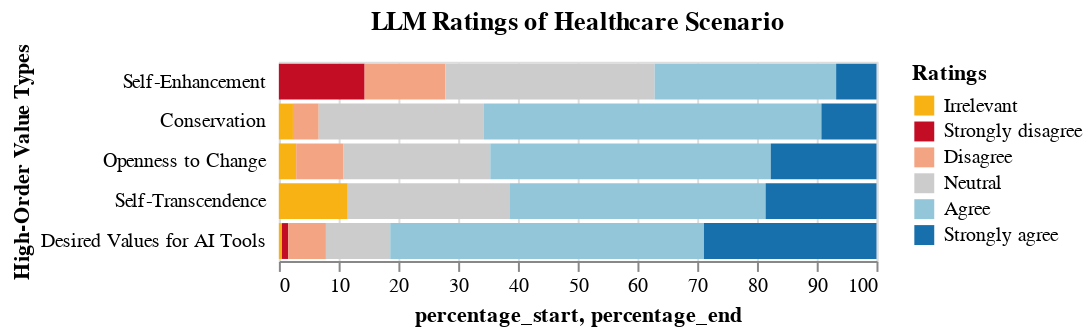

The notebook cell this image was saved under:
### Markdown cell above
### Model Plots

### Code cell
llm_s1_source = value_content_count_plot_data(llm_structured_data_s1)
plot = plot_value_content(llm_s1_source, figure_title="LLM Ratings of Healthcare Scenario", legend_title="Ratings",  y_axis_title="High-Order Value Types")
plot
plot

### Figure 1 — Vega-Lite specification as saved in the notebook (floating-point values rounded to 4 significant figures)
{"config": {"view": {"continuousWidth": 300, "continuousHeight": 300}}, "data": {"name": "data-cc8de140c257beafd267231e69e5e409"}, "mark": {"type": "bar"}, "encoding": {"color": {"field": "type", "scale": {"domain": ["Irrelevant", "Strongly disagree", "Disagree", "Neutral", "Agree", "Strongly agree"], "range": ["#F8B214", "#c30d24", "#f3a583", "#cccccc", "#94c6da", "#1770ab"]}, "title": "Ratings", "type": "nominal"}, "x": {"axis": {"title": "percentage_start, percentage_end"}, "field": "percentage_start", "type": "quantitative"}, "x2": {"field": "percentage_end"}, "y": {"axis": {"domain": false, "minExtent": 60, "offset": 5, "ticks": false, "title": "High-Order Value Types"}, "field": "higher_order_value_types", "sort": {"field": "order"}, "type": "nominal"}}, "title": "LLM Ratings of Healthcare Scenario", "$schema": "https://vega.github.io/schema/vega-lite/v5.15.1.json", "datasets": {"data-cc8de140c257beafd267231e69e5e409": [{"higher_order_value_types": "Conservation", "ratings": -3.0, "count": 12, "order": 2, "type": "Irrelevant", "percentage": 2.353, "percentage_end": 2.353, "percentage_start": 0.0}, {"higher_order_value_types": "Conservation", "ratings": -2.0, "count": 0, "order": 2, "type": "Strongly disagree", "percentage": 0.0, "percentage_end": 2.353, "percentage_start": 2.353}, {"higher_order_value_types": "Conservation", "ratings": -1.0, "count": 22, "order": 2, "type": "Disagree", "percentage": 4.314, "percentage_end": 6.667, "percentage_start": 2.353}, {"higher_order_value_types": "Conservation", "ratings": 0.0, "count": 141, "order": 2, "type": "Neutral", "percentage": 27.65, "percentage_end": 34.31, "percentage_start": 6.667}, {"higher_order_value_types": "Conservation", "ratings": 1.0, "count": 288, "order": 2, "type": "Agree", "percentage": 56.47, "percentage_end": 90.78, "percentage_start": 34.31}, {"higher_order_value_types": "Conservation", "ratings": 2.0, "count": 47, "order": 2, "type": "Strongly agree", "percentage": 9.216, "percentage_end": 100.0, "percentage_start": 90.78}, {"higher_order_value_types": "Desired Values for AI Tools", "ratings": -3.0, "count": 2, "order": 5, "type": "Irrelevant", "percentage": 0.5249, "percentage_end": 0.5249, "percentage_start": 0.0}, {"higher_order_value_types": "Desired Values for AI Tools", "ratings": -2.0, "count": 4, "order": 5, "type": "Strongly disagree", "percentage": 1.05, "percentage_end": 1.575, "percentage_start": 0.5249}, {"higher_order_value_types": "Desired Values for AI Tools", "ratings": -1.0, "count": 24, "order": 5, "type": "Disagree", "percentage": 6.299, "percentage_end": 7.874, "percentage_start": 1.575}, {"higher_order_value_types": "Desired Values for AI Tools", "ratings": 0.0, "count": 41, "order": 5, "type": "Neutral", "percentage": 10.76, "percentage_end": 18.64, "percentage_start": 7.874}, {"higher_order_value_types": "Desired Values for AI Tools", "ratings": 1.0, "count": 200, "order": 5, "type": "Agree", "percentage": 52.49, "percentage_end": 71.13, "percentage_start": 18.64}, {"higher_order_value_types": "Desired Values for AI Tools", "ratings": 2.0, "count": 110, "order": 5, "type": "Strongly agree", "percentage": 28.87, "percentage_end": 100.0, "percentage_start": 71.13}, {"higher_order_value_types": "Openness to Change", "ratings": -3.0, "count": 8, "order": 3, "type": "Irrelevant", "percentage": 2.888, "percentage_end": 2.888, "percentage_start": 0.0}, {"higher_order_value_types": "Openness to Change", "ratings": -2.0, "count": 0, "order": 3, "type": "Strongly disagree", "percentage": 0.0, "percentage_end": 2.888, "percentage_start": 2.888}, {"higher_order_value_types": "Openness to Change", "ratings": -1.0, "count": 22, "order": 3, "type": "Disagree", "percentage": 7.942, "percentage_end": 10.83, "percentage_start": 2.888}, {"higher_order_value_types": "Openness to Change", "ratings": 0.0, "count": 68, "order": 3, "type": "Neutral", "percentage": 24.55, "percentage_end": 35.38, "percentage_start": 10.83}, {"higher_order_value_types": "Openness to Change", "ratings": 1.0, "count": 130, "order": 3, "type": "Agree", "percentage": 46.93, "percentage_end": 82.31, "percentage_start": 35.38}, {"higher_order_value_types": "Openness to Change", "ratings": 2.0, "count": 49, "order": 3, "type": "Strongly agree", "percentage": 17.69, "percentage_end": 100.0, "percentage_start": 82.31}, {"higher_order_value_types": "Self-Enhancement", "ratings": -3.0, "count": 0, "order": 1, "type": "Irrelevant", "percentage": 0.0, "percentage_end": 0.0, "percentage_start": 0.0}, {"higher_order_value_types": "Self-Enhancement", "ratings": -2.0, "count": 34, "order": 1, "type": "Strongly disagree", "percentage": 14.35, "percentage_end": 14.35, "percentage_start": 0.0}, {"higher_order_value_types": "Self-Enhancement", "ratings": -1.0, "count": 32, "order": 1, "type": "Disagree", "percentage": 13.5, "percentage_end": 27.85, "percentage_start": 14.35}, {"higher_order_value_types": "Self-Enhancement", "ratings": 0.0, "count": 83, "order": 1, "type": "Neutral", "percentage": 35.02, "percentage_end": 62.87, "percentage_start": 27.85}, {"higher_order_value_types": "Self-Enhancement", "ratings": 1.0, "count": 72, "order": 1, "type": "Agree", "percentage": 30.38, "percentage_end": 93.25, "percentage_start": 62.87}, {"higher_order_value_types": "Self-Enhancement", "ratings": 2.0, "count": 16, "order": 1, "type": "Strongly agree", "percentage": 6.751, "percentage_end": 100.0, "percentage_start": 93.25}, {"higher_order_value_types": "Self-Transcendence", "ratings": -3.0, "count": 59, "order": 4, "type": "Irrelevant", "percentage": 11.52, "percentage_end": 11.52, "percentage_start": 0.0}, {"higher_order_value_types": "Self-Transcendence", "ratings": -2.0, "count": 0, "order": 4, "type": "Strongly disagree", "percentage": 0.0, "percentage_end": 11.52, "percentage_start": 11.52}, {"higher_order_value_types": "Self-Transcendence", "ratings": -1.0, "count": 0, "order": 4, "type": "Disagree", "percentage": 0.0, "percentage_end": 11.52, "percentage_start": 11.52}, {"higher_order_value_types": "Self-Transcendence", "ratings": 0.0, "count": 139, "order": 4, "type": "Neutral", "percentage": 27.15, "percentage_end": 38.67, "percentage_start": 11.52}, {"higher_order_value_types": "Self-Transcendence", "ratings": 1.0, "count": 219, "order": 4, "type": "Agree", "percentage": 42.77, "percentage_end": 81.45, "percentage_start": 38.67}, {"higher_order_value_types": "Self-Transcendence", "ratings": 2.0, "count": 95, "order": 4, "type": "Strongly agree", "percentage": 18.55, "percentage_end": 100.0, "percentage_start": 81.45}]}}
